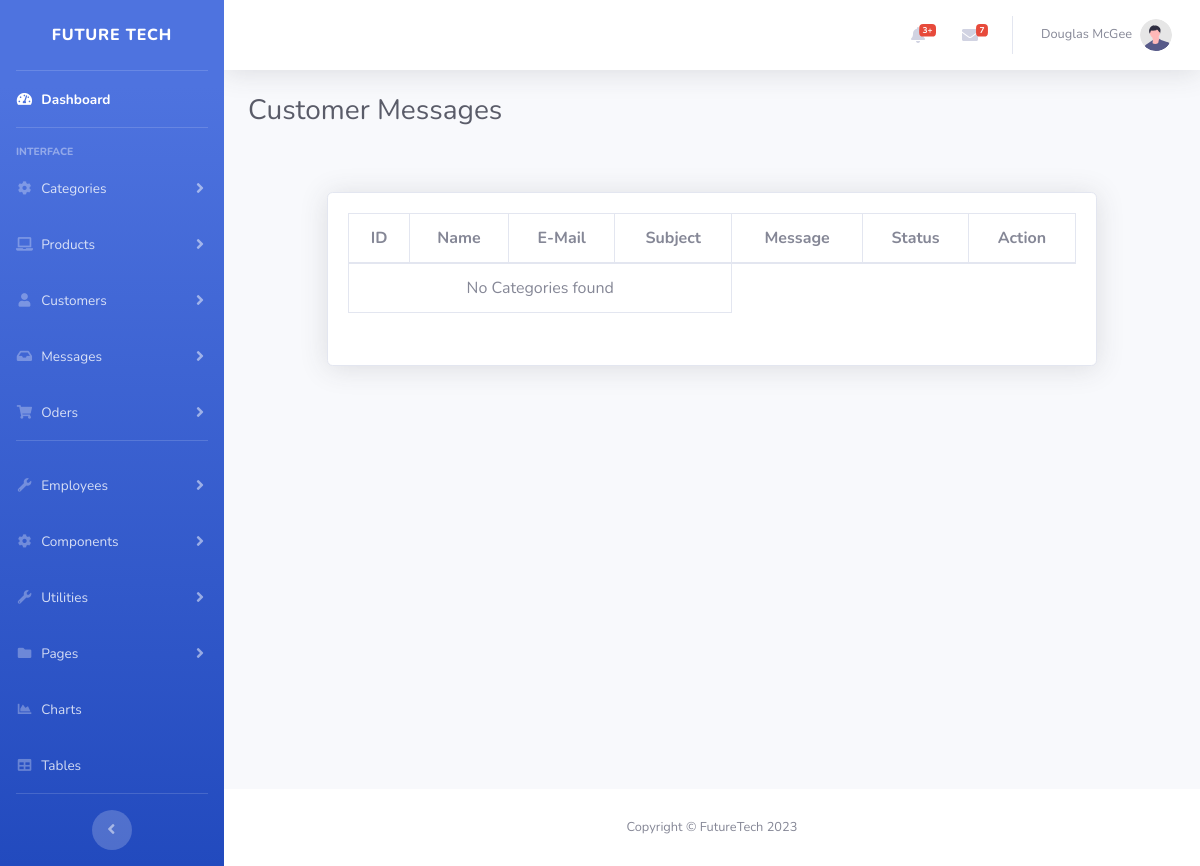
Before: /admin/cus_msg.php with the older database file.
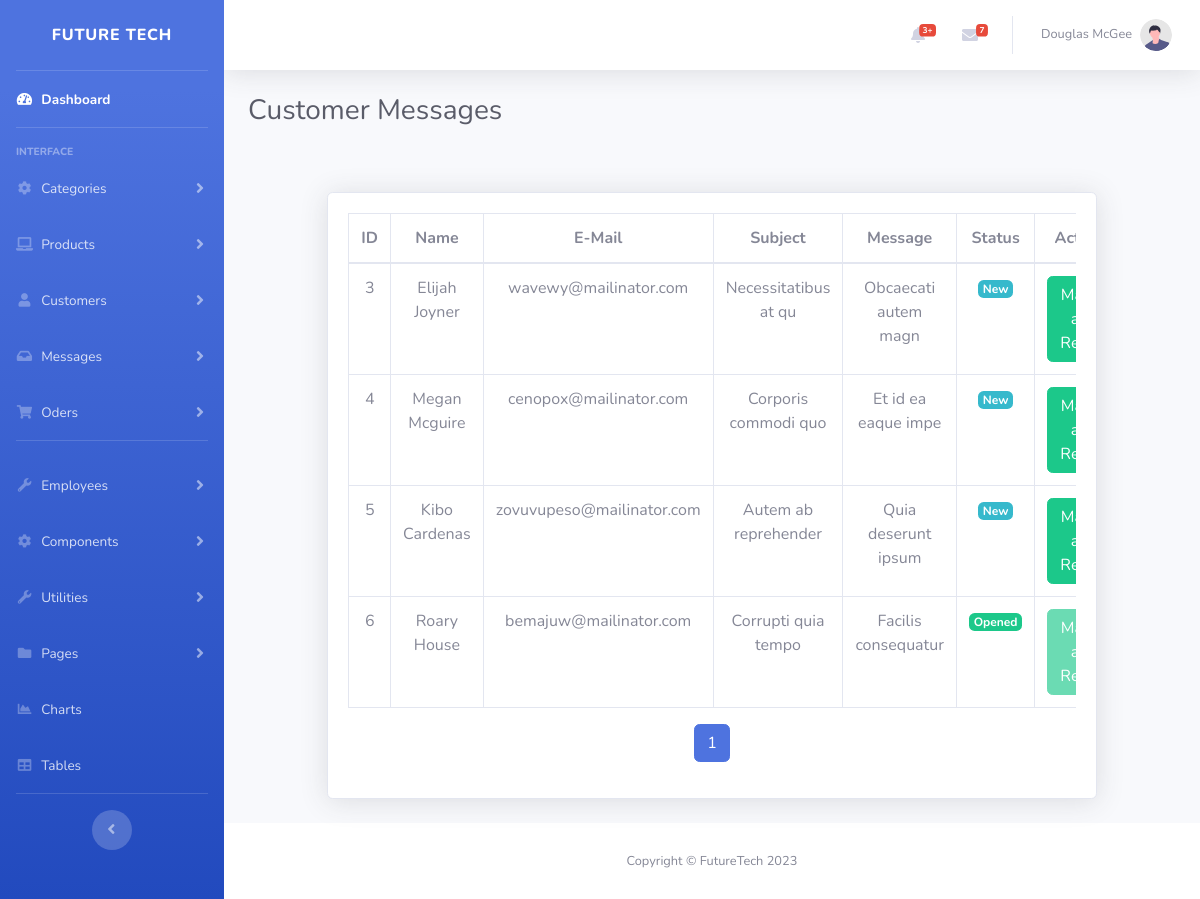
After: the same page with the newer database file.
### tables this page shows
CREATE TABLE `contact` (
  `id` int(11) NOT NULL,
  `name` varchar(100) NOT NULL,
  `email` varchar(100) NOT NULL,
  `subject` varchar(100) NOT NULL,
  `message` varchar(100) NOT NULL,
  `status` int(11) NOT NULL
);

### admin/cus_msg.php (the view, shortened to what this page needs)
<?php
include 'header.php';
$sql = "SELECT * FROM contact ORDER BY status ASC";
$result = mysqli_query($conn, $sql);
$totalRows = mysqli_num_rows($result);
$rowsPerPage = 10;
$totalPages = ceil($totalRows / $rowsPerPage);
if (isset($_GET['page'])) {
    $currentPage = $_GET['page'];
} else {
    $currentPage = 1;
}
$offset = ($currentPage - 1) * $rowsPerPage;
$sql .= " LIMIT $offset, $rowsPerPage";
$result = mysqli_query($conn, $sql);
?>
<div class="container-fluid">
    <h1 class="h3 mb-4 text-gray-800">Customer Messages</h1>
    <div class="row">
        <div class="col-lg-10 mx-auto" style="margin-top: 40px;">
            <div class="card shadow mb-4">
                <div class="card-body">
                    <div class="table-responsive">
                        <table class="table table-bordered text-center" id="dataTable" width="100%" cellspacing="0">
                            <thead>
                                <tr>
                                    <th>ID</th>
                                    <th>Name</th>
                                    <th>E-Mail</th>
                                    <th>Subject</th>
                                    <th>Message</th>
                                    <th>Status</th>
                                    <th>Action</th>
                                </tr>
                            </thead>
                            <tbody>
                                <?php
                                if (mysqli_num_rows($result) > 0) {
                                    while ($row = mysqli_fetch_assoc($result)) {
                                ?>
                                        <tr>
                                            <td><?php echo  $row['id']; ?></td>
                                            <td><?php echo $row['name']; ?></td>
                                            <td><?php echo $row['email']; ?></td>
                                            <td><?php echo $row['subject']; ?></td>
                                            <td><?php echo $row['message']; ?></td>
                                                <?php
                                                    if($row['status'] == 0){
                                                        ?>
                                                        <td> <span class="badge badge-info">New</span> </td>
                                                        <?php
                                                    } else{
                                                        ?>
                                                        <td> <span class="badge badge-success">Opened</span> </td>
                                                        <?php
                                                    }
                                                 ?>
                                                <td>
                                                <?php
                                                    if($row['status'] == 0){
                                                        ?>
                                                        <a href="actions/msg.php?status=1&id=<?php echo $row['id']; ?>" class="btn btn-success ">Mark as Read </a>
                                                        <?php
                                                    } else{
                                                        ?>
                                                        <a href="" class="btn btn-success disabled">Mark as Read </a>
                                                        <?php
                                                    }
                                                 ?>
                                                 </td>
                                        </tr>
                                <?php
                                    }
                                } else {
                                    echo '<tr><td colspan="4">No Categories found</td></tr>';
                                }
                                ?>
                            </tbody>
                        </table>
                    </div>
                    <nav>
                        <ul class="pagination justify-content-center">
                            <?php
                            for ($i = 1; $i <= $totalPages; $i++) {
                                $activeClass = ($i == $currentPage) ? 'active' : '';
                            ?>
                                <li class="page-item <?php echo $activeClass; ?>"><a class="page-link" href="?page=<?php echo $i; ?>"><?php echo $i; ?></a></li>
                            <?php
                            }
                            ?>
                        </ul>
                    </nav>
                </div>
            </div>
        </div>
    </div>
</div>
</div>
<?php include 'footer.php'; ?>

Changed rows visible on the page:
added contact: id "3", name "Elijah Joyner", email "wavewy@mailinator.com", subject "Necessitatibus at qu", message "Obcaecati autem magn", status "New"
added contact: id "4", name "Megan Mcguire", email "cenopox@mailinator.com", subject "Corporis commodi quo", message "Et id ea eaque impe", status "New"
added contact: id "5", name "Kibo Cardenas", email "zovuvupeso@mailinator.com", subject "Autem ab reprehender", message "Quia deserunt ipsum", status "New"
added contact: id "6", name "Roary House", email "bemajuw@mailinator.com", subject "Corrupti quia tempo", message "Facilis consequatur", status "Opened"
Other visible differences:
new list line: "1"
text no longer shown: "No Categories found"
